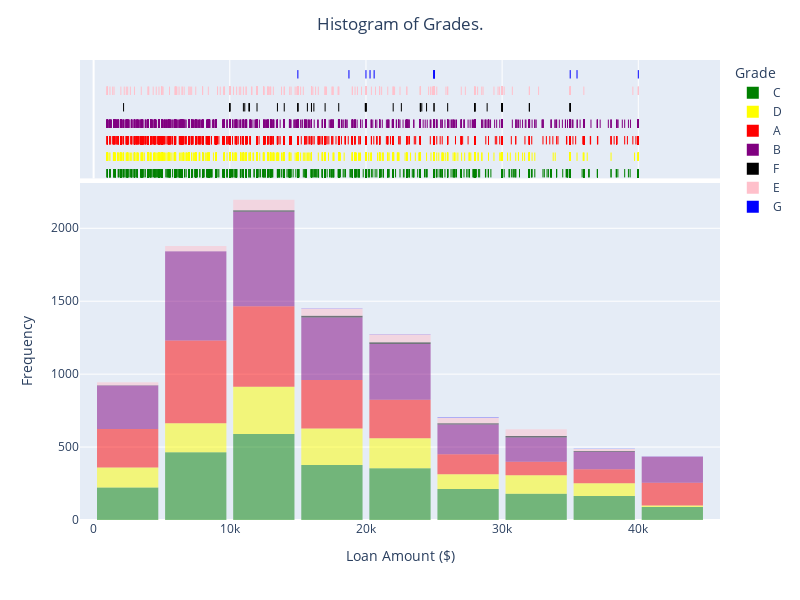

The notebook cell saved with this chart:
### Markdown cell above
**Problem 2** Try to make your own bar plot of one of the other categorical columns. Add some categorical fill or facets. See how fancy you can make your graph. Make sure it is also still really informative.

### Code cell
fig = px.histogram(DF,
                   nbins=9,
                   x='loan_amount',
                   color='grade',
                   opacity=0.5,
                   color_discrete_map={'C': 'green', 
                                       'D': 'yellow', 
                                       'A': 'red',
                                       'B': 'purple', 
                                       'F': 'black', 
                                       'E': 'pink',
                                       'G': 'blue'},
                   marginal="rug"  # Changed from "Density" to "rug" as "Density" might not be supported
                   )

fig.update_layout(bargap=0.1,
                  title='Histogram of Grades.',  # Fixed typo in "Amounts"
                  title_x=0.5,
                  xaxis={'range':[-1000, 46000]},
                  xaxis_title="Loan Amount ($)",
                  yaxis_title="Frequency",
                  legend_title="Grade",
                  autosize=False,
                  width=800,
                  height=600)
fig.show()

### Figure 1 — Plotly figure (JSON) as saved in the notebook; plotly's stock layout.template omitted (floating-point values rounded to 4 significant figures; data arrays with more than 128 entries replaced by an {"elided": "..."} marker saying what was removed)
{"data": [{"bingroup": "x", "hovertemplate": "grade=C<br>loan_amount=%{x}<br>count=%{y}<extra></extra>", "legendgroup": "C", "marker": {"color": "green", "opacity": 0.5, "pattern": {"shape": ""}}, "name": "C", "nbinsx": 9, "orientation": "v", "showlegend": true, "type": "histogram", "x": {"elided": "2653 int values"}, "xaxis": "x", "yaxis": "y"}, {"boxpoints": "all", "fillcolor": "rgba(255,255,255,0)", "hoveron": "points", "hovertemplate": "grade=C<br>loan_amount=%{x}<extra></extra>", "jitter": 0, "legendgroup": "C", "line": {"color": "rgba(255,255,255,0)"}, "marker": {"color": "green", "symbol": "line-ns-open"}, "name": "C", "showlegend": false, "type": "box", "x": {"elided": "2653 int values"}, "xaxis": "x2", "yaxis": "y2"}, {"bingroup": "x", "hovertemplate": "grade=D<br>loan_amount=%{x}<br>count=%{y}<extra></extra>", "legendgroup": "D", "marker": {"color": "yellow", "opacity": 0.5, "pattern": {"shape": ""}}, "name": "D", "nbinsx": 9, "orientation": "v", "showlegend": true, "type": "histogram", "x": {"elided": "1446 int values"}, "xaxis": "x", "yaxis": "y"}, {"boxpoints": "all", "fillcolor": "rgba(255,255,255,0)", "hoveron": "points", "hovertemplate": "grade=D<br>loan_amount=%{x}<extra></extra>", "jitter": 0, "legendgroup": "D", "line": {"color": "rgba(255,255,255,0)"}, "marker": {"color": "yellow", "symbol": "line-ns-open"}, "name": "D", "showlegend": false, "type": "box", "x": {"elided": "1446 int values"}, "xaxis": "x2", "yaxis": "y2"}, {"bingroup": "x", "hovertemplate": "grade=A<br>loan_amount=%{x}<br>count=%{y}<extra></extra>", "legendgroup": "A", "marker": {"color": "red", "opacity": 0.5, "pattern": {"shape": ""}}, "name": "A", "nbinsx": 9, "orientation": "v", "showlegend": true, "type": "histogram", "x": {"elided": "2459 int values"}, "xaxis": "x", "yaxis": "y"}, {"boxpoints": "all", "fillcolor": "rgba(255,255,255,0)", "hoveron": "points", "hovertemplate": "grade=A<br>loan_amount=%{x}<extra></extra>", "jitter": 0, "legendgroup": "A", "line": {"color": "rgba(255,255,255,0)"}, "marker": {"color": "red", "symbol": "line-ns-open"}, "name": "A", "showlegend": false, "type": "box", "x": {"elided": "2459 int values"}, "xaxis": "x2", "yaxis": "y2"}, {"bingroup": "x", "hovertemplate": "grade=B<br>loan_amount=%{x}<br>count=%{y}<extra></extra>", "legendgroup": "B", "marker": {"color": "purple", "opacity": 0.5, "pattern": {"shape": ""}}, "name": "B", "nbinsx": 9, "orientation": "v", "showlegend": true, "type": "histogram", "x": {"elided": "3037 int values"}, "xaxis": "x", "yaxis": "y"}, {"boxpoints": "all", "fillcolor": "rgba(255,255,255,0)", "hoveron": "points", "hovertemplate": "grade=B<br>loan_amount=%{x}<extra></extra>", "jitter": 0, "legendgroup": "B", "line": {"color": "rgba(255,255,255,0)"}, "marker": {"color": "purple", "symbol": "line-ns-open"}, "name": "B", "showlegend": false, "type": "box", "x": {"elided": "3037 int values"}, "xaxis": "x2", "yaxis": "y2"}, {"bingroup": "x", "hovertemplate": "grade=F<br>loan_amount=%{x}<br>count=%{y}<extra></extra>", "legendgroup": "F", "marker": {"color": "black", "opacity": 0.5, "pattern": {"shape": ""}}, "name": "F", "nbinsx": 9, "orientation": "v", "showlegend": true, "type": "histogram", "x": [30000, 11100, 32000, 16000, 10000, 16175, 16000, 28000, 30000, 18000, 11450, 20000, 25000, 24000, 15000, 15000, 30000, 35000, 20000, 11000, 28000, 26000, 28000, 35000, 35000, 30000, 15000, 10000, 30000, 2200, 19950, 20000, 24450, 24000, 14000, 35000, 12000, 20000, 10000, 30000, 30000, 17000, 24100, 28900, 11400, 15700, 22000, 24000, 25000, 22600, 24000, 30000, 28000, 13500, 35000, 16000, 32000, 10000], "xaxis": "x", "yaxis": "y"}, {"boxpoints": "all", "fillcolor": "rgba(255,255,255,0)", "hoveron": "points", "hovertemplate": "grade=F<br>loan_amount=%{x}<extra></extra>", "jitter": 0, "legendgroup": "F", "line": {"color": "rgba(255,255,255,0)"}, "marker": {"color": "black", "symbol": "line-ns-open"}, "name": "F", "showlegend": false, "type": "box", "x": [30000, 11100, 32000, 16000, 10000, 16175, 16000, 28000, 30000, 18000, 11450, 20000, 25000, 24000, 15000, 15000, 30000, 35000, 20000, 11000, 28000, 26000, 28000, 35000, 35000, 30000, 15000, 10000, 30000, 2200, 19950, 20000, 24450, 24000, 14000, 35000, 12000, 20000, 10000, 30000, 30000, 17000, 24100, 28900, 11400, 15700, 22000, 24000, 25000, 22600, 24000, 30000, 28000, 13500, 35000, 16000, 32000, 10000], "xaxis": "x2", "yaxis": "y2"}, {"bingroup": "x", "hovertemplate": "grade=E<br>loan_amount=%{x}<br>count=%{y}<extra></extra>", "legendgroup": "E", "marker": {"color": "pink", "opacity": 0.5, "pattern": {"shape": ""}}, "name": "E", "nbinsx": 9, "orientation": "v", "showlegend": true, "type": "histogram", "x": {"elided": "335 int values"}, "xaxis": "x", "yaxis": "y"}, {"boxpoints": "all", "fillcolor": "rgba(255,255,255,0)", "hoveron": "points", "hovertemplate": "grade=E<br>loan_amount=%{x}<extra></extra>", "jitter": 0, "legendgroup": "E", "line": {"color": "rgba(255,255,255,0)"}, "marker": {"color": "pink", "symbol": "line-ns-open"}, "name": "E", "showlegend": false, "type": "box", "x": {"elided": "335 int values"}, "xaxis": "x2", "yaxis": "y2"}, {"bingroup": "x", "hovertemplate": "grade=G<br>loan_amount=%{x}<br>count=%{y}<extra></extra>", "legendgroup": "G", "marker": {"color": "blue", "opacity": 0.5, "pattern": {"shape": ""}}, "name": "G", "nbinsx": 9, "orientation": "v", "showlegend": true, "type": "histogram", "x": [20600, 25000, 25000, 20000, 25000, 35000, 40000, 15000, 25000, 20300, 35500, 18750], "xaxis": "x", "yaxis": "y"}, {"boxpoints": "all", "fillcolor": "rgba(255,255,255,0)", "hoveron": "points", "hovertemplate": "grade=G<br>loan_amount=%{x}<extra></extra>", "jitter": 0, "legendgroup": "G", "line": {"color": "rgba(255,255,255,0)"}, "marker": {"color": "blue", "symbol": "line-ns-open"}, "name": "G", "showlegend": false, "type": "box", "x": [20600, 25000, 25000, 20000, 25000, 35000, 40000, 15000, 25000, 20300, 35500, 18750], "xaxis": "x2", "yaxis": "y2"}], "layout": {"autosize": false, "bargap": 0.1, "barmode": "relative", "height": 600, "legend": {"title": {"text": "Grade"}, "tracegroupgap": 0}, "margin": {"t": 60}, "title": {"text": "Histogram of Grades.", "x": 0.5}, "width": 800, "xaxis": {"anchor": "y", "domain": [0, 1], "range": [-1000, 46000], "title": {"text": "Loan Amount ($)"}}, "xaxis2": {"anchor": "y2", "domain": [0, 1], "matches": "x", "showgrid": true, "showticklabels": false}, "yaxis": {"anchor": "x", "domain": [0, 0.7326], "title": {"text": "Frequency"}}, "yaxis2": {"anchor": "x2", "domain": [0.7426, 1], "matches": "y2", "showgrid": false, "showline": false, "showticklabels": false, "ticks": ""}}}
